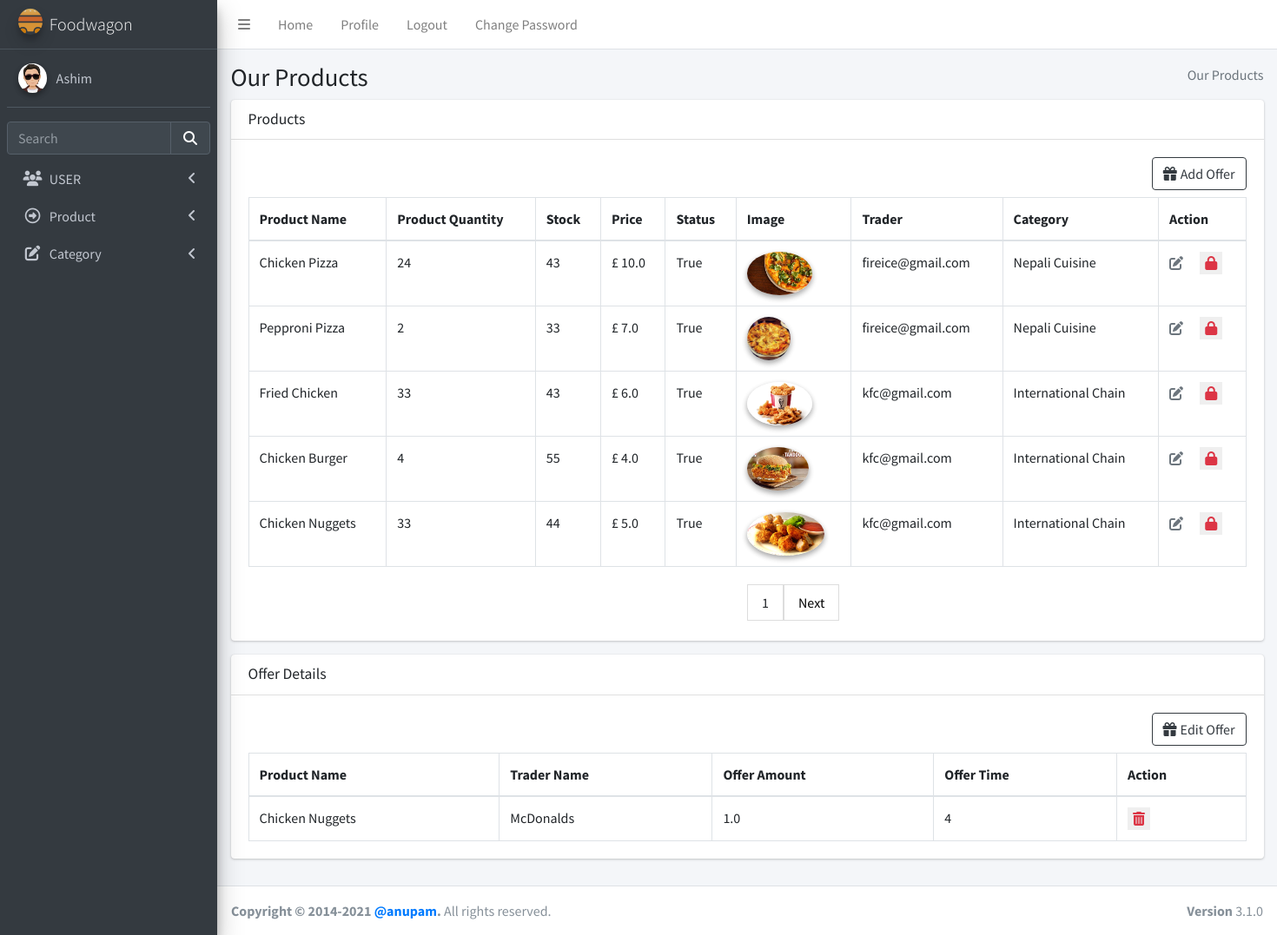
/product/productread/ (signed in), run on an earlier commit of the app's database.
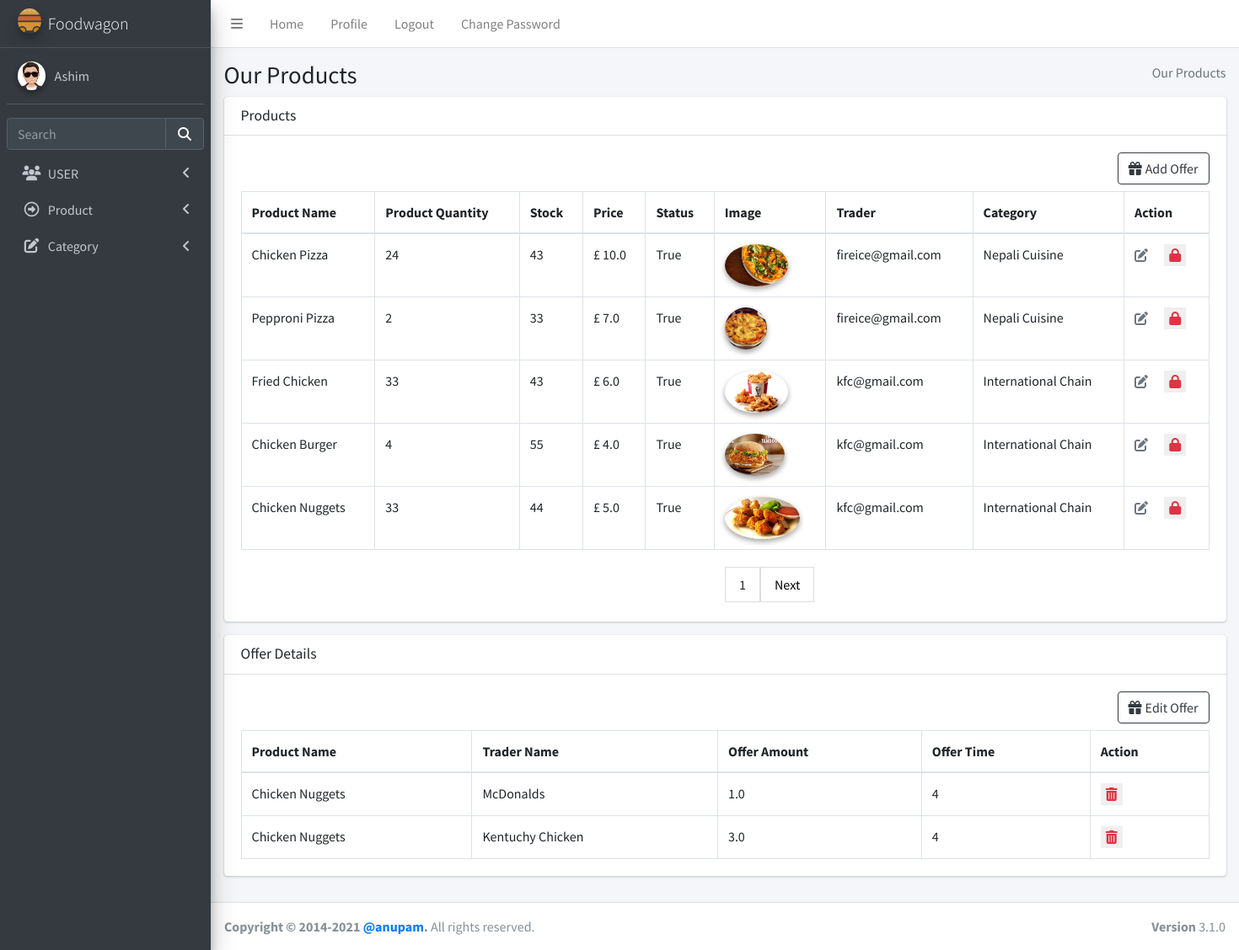
And on a later commit of the database.
### product/models.py (models this page shows, shortened)
class Product(models.Model):
    name = models.CharField(max_length=100)
    quantity = models.CharField(max_length=10)
    stock = models.IntegerField()
    price = models.FloatField(max_length=100)
    image = models.ImageField(upload_to="images/food/")
    trader = models.ForeignKey(User, on_delete=models.CASCADE)
    status = models.BooleanField(default=True)
    category = models.ForeignKey(Categories, on_delete=models.CASCADE)
    class Meta:
        unique_together = ("name", "trader")

class Categories(models.Model):
    name = models.CharField(max_length=100, default="street food", unique=True)
    status = models.BooleanField(default=True)
    def __str__(self):
        return self.name

class Offer(models.Model):
    offer_amount = models.DecimalField(max_digits=5, decimal_places=1)
    trader_offer = models.ForeignKey(User, on_delete=models.CASCADE)
    product_offer = models.ForeignKey(Product, on_delete=models.CASCADE)
    offer_time = models.IntegerField()

### login/models.py (models this page shows, shortened)
class User(AbstractBaseUser):
    email = models.EmailField(max_length=255, unique=True, default="a@gmail.com")
    address = models.TextField(max_length=30, blank=True)
    first_name = models.TextField(max_length=30, blank=True, default="eg aster")
    last_name = models.TextField(max_length=30, blank=True)
    is_staff = models.BooleanField(default=False)  # non super-user
    is_active = models.BooleanField(default=False)
    admin = models.BooleanField(default=False)  # a superuser
    last_login = models.DateTimeField(blank=True, null=True, verbose_name="last login")
    profile_pic = models.ImageField(blank=True, null=True, upload_to="images/user/")
    USERNAME_FIELD = "email"
    def __str__(self):
        return self.email
    objects = UserManager()

### product/views.py (the view, shortened to what this page needs)
# urls.py: path("productread/", views.ProductView.as_view(), name="productread"),
class ProductView(TemplateView):
    template_name = "admin/productread.html"
    def get(self, request):
        semail = request.session["user"]
        verifyUser = users.objects.filter(email=semail).first()
        if verifyUser.admin:
            product = Product.objects.all()
            offer = Offer.objects.all()
            paginator = Paginator(product, 5)
            page_number = request.GET.get("page")
            page_obj = paginator.get_page(page_number)
            return render(
                request,
                self.template_name,
                {"product": page_obj, "product_offer": product, "offer": offer},
            )

### templates/admin/productread.html (shortened to what the changed rows need)
{%extends "admin/base.html" %} {% load static %}
{% block csspart %}
<link rel="stylesheet" href="{% static 'plugins/fontawesome-free/css/all.min.css' %}">
<link rel="stylesheet" href="{% static 'plugins/datatables-bs4/css/dataTables.bootstrap4.min.css' %}">
<link rel="stylesheet" href="{% static 'plugins/datatables-responsive/css/responsive.bootstrap4.min.css' %}">
<link rel="stylesheet" href="{% static 'dist/css/adminlte.min.css' %}">
</head>
{% endblock csspart %}
{%block bodycontent%}
<body class="hold-transition sidebar-mini">
  <div class="wrapper">
    <div class="content-wrapper">
      <section class="content-header">
        <div class="container-fluid">
          <div class="row mb-2">
            <div class="col-sm-6">
              <h1>Our Products</h1>
            </div>
          </div>
        </div>
        {% if product %}
        <section class="content">
          <div class="container-fluid">
            <div class="row">
              <div class="col-12">
                <div class="card">
                  <div class="card-body">
                    <table id="example2" class="table table-bordered table-hover">
                      <thead>
                        <tr>
                          <th>Product Name</th>
                          <th>Product Quantity</th>
                          <th>Stock</th>
                          <th>Price</th>
                          <th>Status</th>
                          <th>Image</th>
                          {% if user.admin%}
                          <th>Trader</th>
                          {%endif%}
                          <th>Category</th>
                          <th>Action</th>
                        </tr>
                      </thead>
                      <tbody>
                        {% for products in product %}
                        <tr>
                          <td>{{products.name}}</td>
                          <td>{{products.quantity}}</td>
                          <td>{{products.stock}}</td>
                          <td>£ {{products.price}}</td>
                          <td>{{products.status}}</td>
                          <td>
                            <img src="{{products.image.url}}" class="img-circle elevation-2" alt="User Image" />
                          </td>
                          {% if user.admin%}
                          <td>{{products.trader}}</td>
                          {%endif%}
                          <td>{{products.category}}</td>
                          <td>
                            {%if products.trader.is_active %}
                            <a class="mr-3 text-muted" href="{% url 'product:updateproduct' products.id %}"
                              title="Edit"><i class="fas fa-edit"></i></a>
                            <form action="{% url 'product:deleteproduct' products.id %}" method="POST" class=d-inline>
                              {%if products.status %}
                              <button type="submit"><i class="fas fa-lock text-danger"></i></button>
                              {%else%}
                              <button type="submit"><i class="fas fa-lock-open text-danger"></i></button>
                              {%endif%}
                            </form>
                            {%endif%}
                          </td>
                        </tr>
                        {% endfor%}
                      </tbody>
                    </table>
                  </div>
                </div>
              </div>
            </div>
          </div>
        </section>
        {% if offer %}
        <section class="content">
          <div class="container-fluid">
            <div class="row">
              <div class="col-12">
                <div class="card">
                  <div class="card-body">
                    <table id="example2" class="table table-bordered table-hover">
                      <thead>
                        <tr>
                          <th>Product Name</th>
                          {% if user.admin%}
                          <th>Trader Name</th>
                          {%endif%}
                          <th>Offer Amount</th>
                          <th>Offer Time</th>
                          <th>Action</th>
                        </tr>
                      </thead>
                      <tbody>
                        {% for offers in offer %}
                        <tr>
                          <td>{{offers.product_offer.name}}</td>
                          {% if user.admin%}
                          <td>{{offers.trader_offer.first_name}}</td>
                          {%endif%}
                          <td>{{offers.offer_amount}}</td>
                          <td>{{offers.offer_time}}</td>
                          <td>
                            {%if offers.trader_offer.is_active %}
                            <form action="{% url 'product:deleteoffer' offers.id %}" method="POST" class=d-inline>
                              <button type="submit"><i class="fas fa-trash-alt text-danger"></i></button>
                            </form>
                            {%endif%}
                          </td>
                        </tr>
                        {% endfor%}
                      </tbody>
                    </table>
                  </div>
                </div>
              </div>
            </div>
          </div>
        </section>
        {%endif%}
        {%endif%}
    </div>
    {%endblock bodycontent%}

What changed in the data, as far as the page shows it:
added Offer: product_offer.name "Chicken Nuggets", trader_offer.first_name "Kentuchy Chicken", offer_amount "3.0", offer_time "4"
